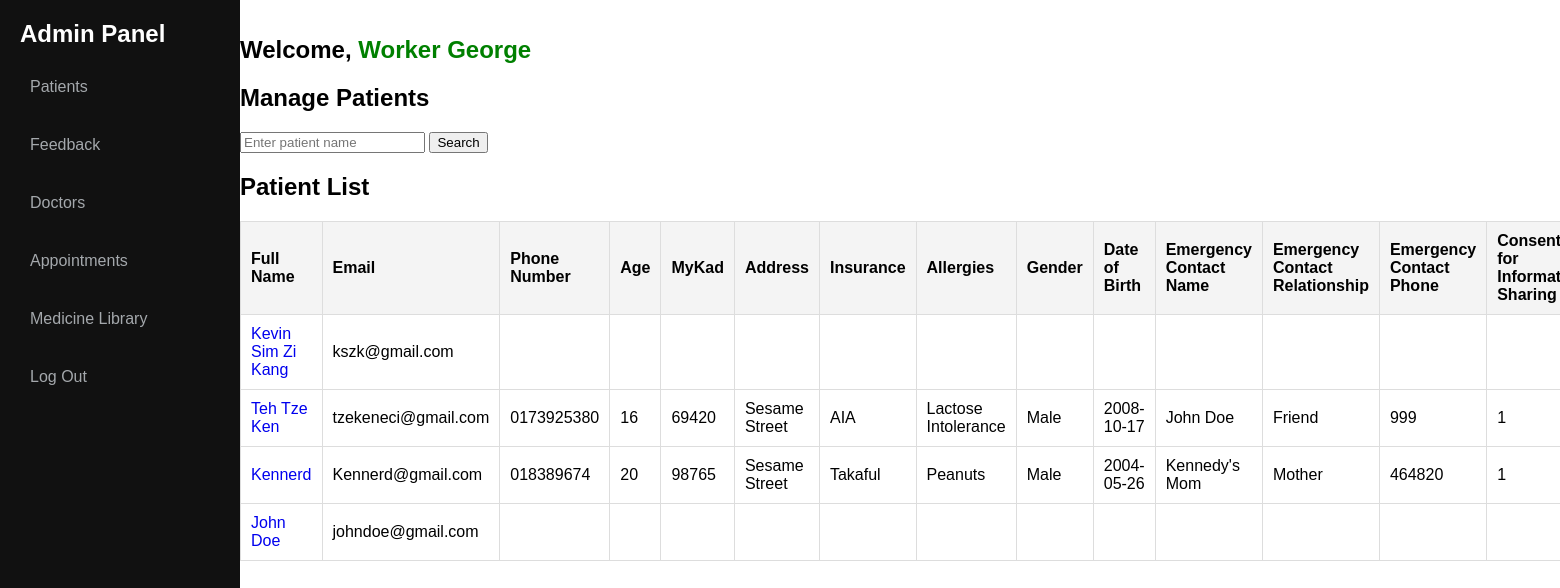
/adminhome.php (signed in), run on the app's committed database.
### tables this page shows
CREATE TABLE `users` (
  `id` int(11) NOT NULL,
  `full_name` varchar(255) NOT NULL,
  `email` varchar(255) NOT NULL,
  `password` varchar(255) NOT NULL,
  `phone_number` varchar(15) DEFAULT NULL,
  `age` int(11) DEFAULT NULL,
  `mykad` varchar(20) DEFAULT NULL,
  `address` varchar(255) DEFAULT NULL,
  `insurance` varchar(255) DEFAULT NULL,
  `allergies` text DEFAULT NULL,
  `gender` enum('Male','Female','Other') DEFAULT NULL,
  `past_medical_conditions` text DEFAULT NULL,
  `previous_surgeries` text DEFAULT NULL,
  `family_medical_history` text DEFAULT NULL,
  `emergency_contact_name` varchar(255) DEFAULT NULL,
  `emergency_contact_relationship` varchar(50) DEFAULT NULL,
  `emergency_contact_phone` varchar(20) DEFAULT NULL,
  `date_of_birth` date DEFAULT NULL,
  `medical_history` text DEFAULT NULL,
  `consent_for_information_sharing` tinyint(1) DEFAULT NULL
);

### adminhome.php (the view, shortened to what this page needs)
<?php
include("db_connect.php");
$email = $_SESSION['email'];
$result_id_query = mysqli_query($con, "SELECT id, admin FROM admin WHERE email = '$email'");
if ($result_id_query) {
    if (mysqli_num_rows($result_id_query) > 0) {
        $admin = mysqli_fetch_assoc($result_id_query);
        $admin_name = $admin['admin'];
    } else {
        echo "User not found in admin table.";
        exit();
    }
} else {
    echo "Failed to retrieve user ID from admin table: " . mysqli_error($con);
    exit();
}
$search_query = '';
$result = mysqli_query($con, "SELECT * FROM users $search_query");
?>
<!DOCTYPE html>
<html lang="en">
<head>
</head>
<body>
    <div class="navbar">
        <header>Admin Panel</header>
        <a href="adminhome.php">Patients</a>
        <a href="feedback.php">Feedback</a>
        <a href="add_doctor.php">Doctors</a>
        <a href="bsystem.php">Appointments</a>
        <a href="adminmedicines.php">Medicine Library</a>
        <a href="stafflogin.php">Log Out</a>
    </div>
    <div class="content">
        <h1 class="welcome-message">
            <span class="welcome-text">Welcome, </span>
            <span class="admin-name"><?php echo htmlspecialchars($admin_name); ?></span>
        </h1>
        <h2>Manage Patients</h2>
        <form method="post">
            <input type="text" name="full_name" placeholder="Enter patient name">
            <input type="submit" name="search" value="Search">
        </form>
        <h2>Patient List</h2>
        <table>
            <thead>
                <tr>
                    <th>Full Name</th>
                    <th>Email</th>
                    <th>Phone Number</th>
                    <th>Age</th>
                    <th>MyKad</th>
                    <th>Address</th>
                    <th>Insurance</th>
                    <th>Allergies</th>
                    <th>Gender</th>
                    <th>Date of Birth</th>
                    <th>Emergency Contact Name</th>
                    <th>Emergency Contact Relationship</th>
                    <th>Emergency Contact Phone</th>
                    <th>Consent for Information Sharing</th>
                </tr>
            </thead>
            <tbody>
                <?php while ($row = mysqli_fetch_assoc($result)): ?>
                    <tr>
                        <td><a href="medical_history.php?name=<?php echo urlencode($row['full_name']); ?>"><?php echo htmlspecialchars($row['full_name']); ?></a></td>
                        <td><?php echo htmlspecialchars($row['email']); ?></td>
                        <td><?php echo htmlspecialchars($row['phone_number']); ?></td>
                        <td><?php echo htmlspecialchars($row['age']); ?></td>
                        <td><?php echo htmlspecialchars($row['mykad']); ?></td>
                        <td><?php echo htmlspecialchars($row['address']); ?></td>
                        <td><?php echo htmlspecialchars($row['insurance']); ?></td>
                        <td><?php echo htmlspecialchars($row['allergies']); ?></td>
                        <td><?php echo htmlspecialchars($row['gender']); ?></td>
                        <td><?php echo htmlspecialchars($row['date_of_birth']); ?></td>
                        <td><?php echo htmlspecialchars($row['emergency_contact_name']); ?></td>
                        <td><?php echo htmlspecialchars($row['emergency_contact_relationship']); ?></td>
                        <td><?php echo htmlspecialchars($row['emergency_contact_phone']); ?></td>
                        <td><?php echo htmlspecialchars($row['consent_for_information_sharing']); ?></td>
                    </tr>
                <?php endwhile; ?>
            </tbody>
        </table>
    </div>
</body>
</html>

### adminhome.php (style rules this page uses)
* { font-family: "Kumbh Sans", sans-serif; text-decoration: none; }
body { display: flex; margin: 0; }
.navbar { width: 200px; background-color: #111; padding: 20px; height: 100vh; position:fixed; }
.navbar header { font-size: 1.5em; margin-bottom: 20px; font-weight: bold; color: white; }
.navbar a { display: block; padding: 10px; text-decoration: none; color: #a4a8ac; margin-bottom: 20px; border-radius: 10px; transition: background-color 0.3s; }
.content { flex: 1; padding: 20px; margin-left: 220px; }
table { width: 100%; border-collapse: collapse; }
table, th, td { border: 1px solid #ddd; }
th, td { padding: 10px; text-align: left; }
th { background-color: #f4f4f4; }
.welcome-message { font-size: 24px; margin-bottom: 20px; }
.welcome-message .welcome-text { color: black; }
.welcome-message .admin-name { color: green; }

### data on the page
users: full_name "Kevin Sim Zi Kang", email "kszk@gmail.com"
users: full_name "Teh Tze Ken", email "tzekeneci@gmail.com", phone_number "0173925380", age "16", mykad "69420", address "Sesame Street", insurance "AIA", allergies "Lactose Intolerance", gender "Male", date_of_birth "2008-10-17", emergency_contact_name "John Doe", emergency_contact_relationship "Friend", emergency_contact_phone "999", consent_for_information_sharing "1"
users: full_name "Kennerd", email "Kennerd@gmail.com", phone_number "018389674", age "20", mykad "98765", address "Sesame Street", insurance "Takaful", allergies "Peanuts", gender "Male", date_of_birth "2004-05-26", emergency_contact_name "Kennedy's Mom", emergency_contact_relationship "Mother", emergency_contact_phone "464820", consent_for_information_sharing "1"
users: full_name "John Doe", email "johndoe@gmail.com"

### other printed values
$admin_name "Worker George"
